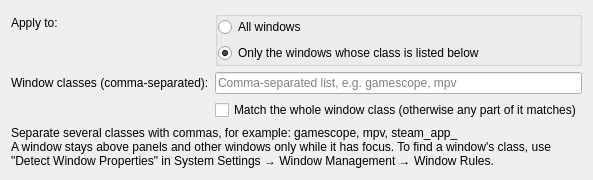
<?xml version="1.0" encoding="UTF-8"?>
<ui version="4.0">
 <class>KeepAboveWhenFocusedConfigForm</class>
 <widget class="QWidget" name="KeepAboveWhenFocusedConfigForm">
  <property name="geometry">
   <rect>
    <x>0</x>
    <y>0</y>
    <width>420</width>
    <height>180</height>
   </rect>
  </property>
  <property name="windowTitle">
   <string>Keep Above When Focused</string>
  </property>
  <layout class="QFormLayout" name="formLayout">
   <item row="0" column="0">
    <widget class="QLabel" name="modeLabel">
     <property name="text">
      <string>Apply to:</string>
     </property>
    </widget>
   </item>
   <item row="0" column="1">
    <!-- The index of the checked radio button is the Mode setting: keep the
         buttons in the same order as the choices in main.xml. -->
    <widget class="QGroupBox" name="kcfg_Mode">
     <property name="flat">
      <bool>true</bool>
     </property>
     <layout class="QVBoxLayout" name="modeLayout">
      <property name="leftMargin">
       <number>0</number>
      </property>
      <property name="topMargin">
       <number>0</number>
      </property>
      <property name="rightMargin">
       <number>0</number>
      </property>
      <property name="bottomMargin">
       <number>0</number>
      </property>
      <item>
       <widget class="QRadioButton" name="allWindowsMode">
        <property name="text">
         <string>All windows</string>
        </property>
       </widget>
      </item>
      <item>
       <widget class="QRadioButton" name="windowClassesMode">
        <property name="text">
         <string>Only the windows whose class is listed below</string>
        </property>
        <property name="checked">
         <bool>true</bool>
        </property>
       </widget>
      </item>
     </layout>
    </widget>
   </item>
   <item row="1" column="0">
    <widget class="QLabel" name="windowClassesLabel">
     <property name="text">
      <string>Window classes (comma-separated):</string>
     </property>
     <property name="buddy">
      <cstring>kcfg_WindowClasses</cstring>
     </property>
    </widget>
   </item>
   <item row="1" column="1">
    <widget class="QLineEdit" name="kcfg_WindowClasses">
     <property name="placeholderText">
      <string>Comma-separated list, e.g. gamescope, mpv</string>
     </property>
    </widget>
   </item>
   <item row="2" column="1">
    <widget class="QCheckBox" name="kcfg_ExactMatch">
     <property name="text">
      <string>Match the whole window class (otherwise any part of it matches)</string>
     </property>
    </widget>
   </item>
   <item row="3" column="0" colspan="2">
    <widget class="QLabel" name="hintLabel">
     <property name="text">
      <string>Separate several classes with commas, for example: gamescope, mpv, steam_app_
A window stays above panels and other windows only while it has focus. To find a window's class, use "Detect Window Properties" in System Settings → Window Management → Window Rules.</string>
     </property>
     <property name="wordWrap">
      <bool>true</bool>
     </property>
    </widget>
   </item>
  </layout>
 </widget>
 <resources/>
 <connections>
  <connection>
   <sender>windowClassesMode</sender>
   <signal>toggled(bool)</signal>
   <receiver>windowClassesLabel</receiver>
   <slot>setEnabled(bool)</slot>
  </connection>
  <connection>
   <sender>windowClassesMode</sender>
   <signal>toggled(bool)</signal>
   <receiver>kcfg_WindowClasses</receiver>
   <slot>setEnabled(bool)</slot>
  </connection>
  <connection>
   <sender>windowClassesMode</sender>
   <signal>toggled(bool)</signal>
   <receiver>kcfg_ExactMatch</receiver>
   <slot>setEnabled(bool)</slot>
  </connection>
 </connections>
</ui>
